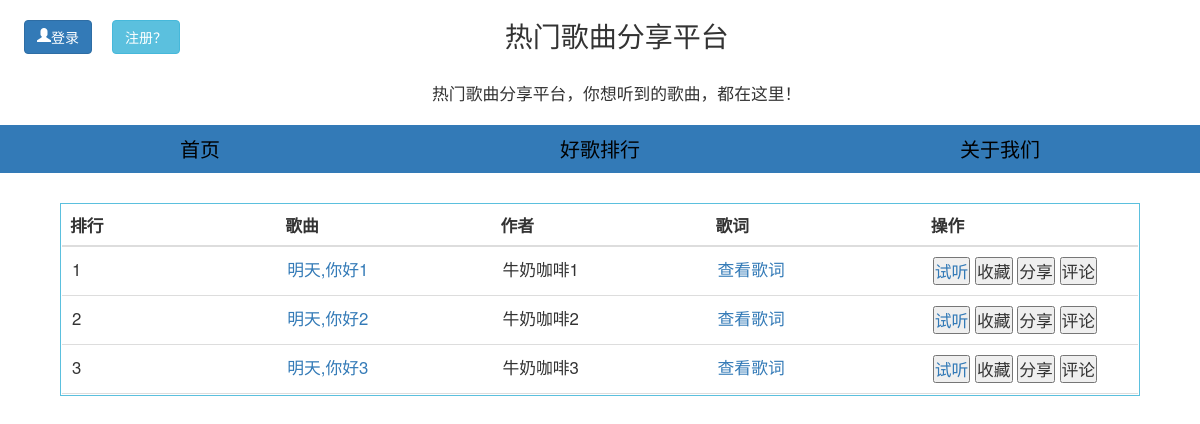
/index/songs_list/, run on the app's committed database.
### serviceApp/models.py (models this page shows, shortened)
class songsInf(models.Model):
    song_id = models.AutoField(primary_key=True, null=False)
    song_name = models.CharField(max_length = 40)
    song_author = models.CharField(max_length = 40)
    song_url = models.CharField(max_length = 255)
    song_lyric = models.CharField(max_length = 4000)

### serviceApp/views.py (the view)
# urls.py: url(r'^index/songs_list/$', views.songs_list),
def songs_list(request):
    user_grant = get_user_grant(request)
    print(user_grant)
    items = songsInf.objects.all()
    if user_grant == "custom":
        return render(request, 'songs_list.html',{'extend': 'index.html','items':items, 'user_grant':user_grant})
    elif user_grant == "user":
        return render(request, 'songs_list.html',{'extend': 'userIndex.html','items':items, 'user_grant':user_grant})
    else:
        return redirect('/index/home/')

### serviceApp/templates/songs_list.html (shortened to what this page needs)
{% extends extend %}
{% block content %}
<div style="margin:30px 60px;padding:1px;border:0.2px solid #5bc0de;width:100%;">
<table class="table table-hover" style="table-layout:fixed; font-size:1.2em;margin-bottom:0px;"  align="center">
    <thead>
        <th>排行</th>
        <th>歌曲</th>
        <th>作者</th>
        <th>歌词</th>
        <th>操作</th>
    </thead>
    <tbody id='table-group'>
    {% for item in items %}
<tr class="entry">
    <td class="list-no">
        <span>{{ forloop.counter }}</span>
    </td>
    <td class="song-main">
                    <a class="artist" href="http://{{ item.song_url }}" title="{{ item.song_name }}" target="_blank">{{ item.song_name }}</a>
    </td>
    <td class="song-author">
        <span>{{ item.song_author }}</span>
    </td>
    <td class="song-lyric" song-id = "{{ item.song_id }}">
        <a href="javascript:void(0)" onclick="song_lyric(this)">
            查看歌词
        </a>
    </td>
    <td class="action" song-id = "{{ item.song_id }}">
            <a class="artist" href="http://{{ item.song_url }}"  target="_blank">
            <button data-action="play" class="play" title="试听">试听</button></a>
            {% if user_grant == "custom" %}
            <button data-action="like" class="like" title="收藏" onclick="userLogin()">收藏</button>
            <button data-action="share" class="share" title="分享" onclick="userLogin()">分享</button>
            <button data-action="like" class="like" title="收藏" onclick="song_commits(this)">评论</button>
            {% else %}
            <button data-action="like" class="like" title="收藏" onclick="song_liked(this)">收藏</button>
            <button data-action="share" class="share" title="分享" onclick="song_share(this)">分享</button>
            <button data-action="like" class="like" title="收藏" onclick="song_commits(this)">评论</button>
            {% endif %}
    </td>
</tr>
{% endfor %}
</tbody>
</table>
</div>
{% endblock %}

### serviceApp/static/css/index.css (style rules this page uses)
* { margin: 0px; padding: 0px }
.table>tbody>tr>td { white-space: nowrap; overflow: hidden; -o-text-overflow: ellipsis; text-overflow: ellipsis; padding: 10px; cursor:pointer; }

### serviceApp/templates/index.html (style rules this page uses)
* { margin: 0px; padding: 0px; }

### serviceApp/templates/songs_list.html (style rules this page uses)
.table>tbody>tr>td { border-top:none; border-bottom: 1px solid #ddd; }

### data on the page
songsInf: song_name "明天,你好1", song_author "牛奶咖啡1"
songsInf: song_name "明天,你好2", song_author "牛奶咖啡2"
songsInf: song_name "明天,你好3", song_author "牛奶咖啡3"
